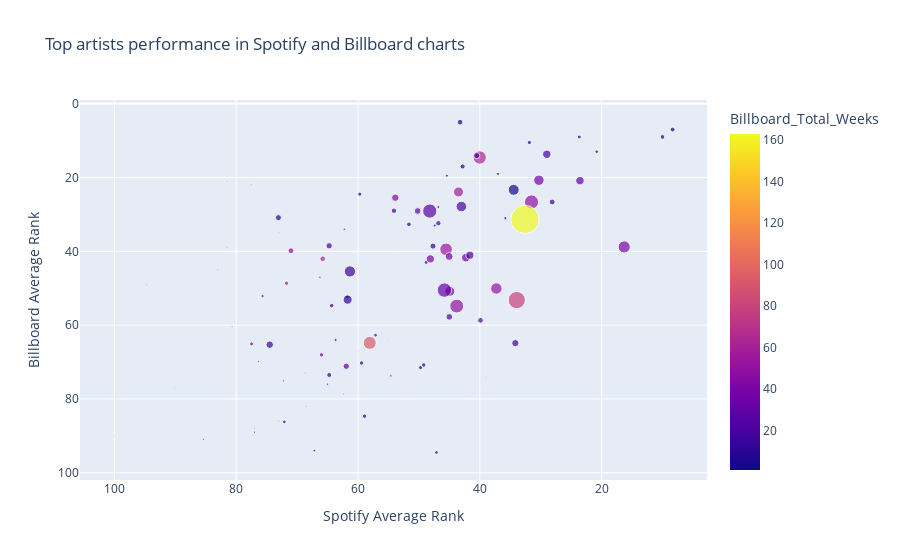

Notebook cell for this chart:
### Markdown cell above
<div class="alert-info">
    <h3><strong>B) Create an Interactive Scatter Plot Using Plotly: Top artists' performance in Spotify and Billboard charts</strong></h3>
</div>

### Code cell
import plotly.express as px

# Ensure you have Plotly Express installed: pip install plotly
# Create the scatter plot
fig = px.scatter(
    combined_df.reset_index(),  # Reset the index to turn the 'artist' index into a column
    x='Spotify_Avg_Rank', 
    y='Billboard_Avg_Rank', 
    size='Spotify_Total_Streams',  # Size of the bubbles
    color='Billboard_Total_Weeks',  # Color of bubbles can represent another dimension, like total weeks
    hover_name='artist',  # Shows the artist name when hovering over the point
    title='Top artists performance in Spotify and Billboard charts'
)

# Update the layout of the plot for better readability
fig.update_layout(
    xaxis_title='Spotify Average Rank',
    yaxis_title='Billboard Average Rank',
    xaxis_autorange='reversed',  # Reverses the X-axis
    yaxis_autorange='reversed',  # Reverses the Y-axis
)

# Show the plot
fig.show()

### Figure 1 — Plotly figure (JSON) as saved in the notebook; plotly's stock layout.template omitted (floating-point values rounded to 4 significant figures)
{"data": [{"hovertemplate": "<b>%{hovertext}</b><br><br>Spotify_Avg_Rank=%{x}<br>Billboard_Avg_Rank=%{y}<br>Spotify_Total_Streams=%{marker.size}<br>Billboard_Total_Weeks=%{marker.color}<extra></extra>", "hovertext": ["AJR", "Adele", "Andy Williams", "Ariana Grande", "BTS", "Bad Bunny", "Bella Poarch", "Billie Eilish", "Bing Crosby", "Bobby Helms", "Brenda Lee", "Burl Ives", "CJ", "CKay", "Camila Cabello", "Cardi B", "Chris Stapleton", "Chuck Berry", "Cico P", "City Girls", "Clinton Kane", "Coldplay", "DMX", "DaBaby", "Dan + Shay", "Darlene Love", "Dean Martin", "Demi Lovato", "Doja Cat", "Don Toliver", "Donny Hathaway", "Drake", "Dua Lipa", "Duncan Laurence", "Eagles", "Ed Sheeran", "Elvis Presley", "Erica Banks", "Farruko", "Gabby Barrett", "Gene Autry", "Giveon", "Glass Animals", "Halsey", "Harry Styles", "Ivan Cornejo", "J. Cole", "Jack Harlow", "Justin Bieber", "Kali Uchis", "Kanye West", "Kelly Clarkson", "Kevin Gates", "Kid Cudi", "Lewis Capaldi", "Lil Baby", "Lil Durk", "Lil Nas X", "Lil Tecca", "Lorde", "Luke Combs", "Machine Gun Kelly", "Mariah Carey", "Masked Wolf", "Meek Mill", "Megan Thee Stallion", "Migos", "Miley Cyrus", "Moneybagg Yo", "Mooski", "Morgan Wallen", "NF", "NLE Choppa", "Nat King Cole", "Nessa Barrett", "Nicki Minaj", "Oliver Tree", "Olivia Rodrigo", "Paul McCartney", "Perry Como", "Playboi Carti", "Polo G", "Pop Smoke", "Post Malone", "Rauw Alejandro", "Ritt Momney", "Rod Wave", "Roddy Ricch", "SZA", "Sabrina Carpenter", "Shawn Mendes", "Sleepy Hallow", "Sueco", "Tai Verdes", "Tate McRae", "Taylor Swift", "The Beach Boys", "The Kid LAROI", "The Ronettes", "The Weeknd", "Tyler, The Creator", "Walker Hayes", "Wham!", "Young Thug", "YoungBoy Never Broke Again", "Zac Brown Band"], "legendgroup": "", "marker": {"color": [26, 3, 3, 57, 43, 21, 12, 55, 2, 2, 2, 2, 16, 6, 9, 20, 35, 2, 2, 9, 2, 2, 3, 28, 36, 1, 2, 2, 79, 1, 1, 52, 49, 24, 1, 36, 1, 13, 14, 24, 2, 37, 41, 1, 14, 4, 16, 12, 40, 25, 50, 2, 5, 1, 8, 24, 19, 49, 2, 1, 63, 1, 2, 28, 5, 36, 17, 3, 56, 20, 93, 2, 1, 3, 1, 2, 2, 163, 1, 1, 3, 27, 30, 10, 20, 16, 45, 20, 20, 3, 1, 15, 2, 17, 21, 32, 1, 42, 1, 64, 5, 19, 1, 1, 29, 6], "coloraxis": "coloraxis", "size": [39072308, 224204356, 49303947, 186481220, 103011852, 81915638, 34075426, 296941307, 5504776, 41008958, 44756015, 32281560, 66924600, 28726851, 9177048, 131768968, 1963963, 17353757, 14424603, 2541422, 9013514, 2845188, 11687168, 75180460, 6341528, 18786890, 31202845, 2002430, 554120031, 4961497, 5304119, 241972842, 65493117, 28437521, 5176051, 202708267, 16754194, 6555170, 71680296, 3869426, 5298973, 135772591, 275757590, 3116230, 105386203, 12369768, 234728368, 37833996, 187210452, 121876951, 359233898, 19222949, 25196030, 7034562, 69186063, 55444671, 2533505, 372582540, 46332349, 17640238, 60253125, 2795875, 60232812, 133828571, 2212606, 114344896, 26255667, 2113064, 35043689, 5826052, 314664179, 7095844, 1939465, 40983965, 4291107, 2559947, 25366349, 1482719922, 16647608, 5411610, 35629048, 377165873, 85296641, 153510863, 60132907, 19897982, 37164816, 75827334, 207986754, 7696316, 6763801, 99120217, 10248777, 38770364, 55579501, 386295596, 11915149, 128552160, 23925573, 329708296, 36989571, 71770524, 29267015, 2353323, 2517194, 2373319], "sizemode": "area", "sizeref": 3707000.0, "symbol": "circle"}, "mode": "markers", "name": "", "orientation": "v", "showlegend": false, "type": "scatter", "x": [61.75, 34.43, 42.82, 43.49, 53.88, 45, 49.73, 45.54, 73, 10, 8.333, 31.86, 28.12, 48.8, 72.25, 29, 93, 45.4, 67.17, 65, 77, 39, 62.25, 61.93, 80.67, 37, 59.7, 90, 33.92, 68.5, 81.5, 37.28, 71, 77.46, 83, 30.29, 47.4, 76.33, 47.68, 93, 81.5, 42.29, 16.29, 55, 74.49, 54.6, 61.32, 59.4, 44.93, 41.62, 43.79, 35.8, 72.09, 73, 73.06, 46.8, 53, 31.51, 64.72, 63.67, 65.79, 42, 43.23, 23.55, 60, 45.03, 57.11, 87, 71.73, 94.67, 58.07, 68.67, 100, 51.64, 77, 60, 47.11, 32.58, 46.8, 77.5, 58.92, 48.22, 50.2, 61.7, 39.88, 75.67, 66, 64.73, 43.02, 62.33, 85.33, 34.16, 65, 64.31, 54.1, 45.81, 66.25, 48.12, 20.8, 40.01, 49.2, 40.5, 23.67, 68, 55, 71], "xaxis": "x", "y": [52.23, 23.33, 17, 23.91, 25.47, 57.76, 71.5, 39.45, 35, 9, 7, 10.5, 26.62, 43, 75.11, 13.7, 56.6, 19.5, 94, 85.67, 89, 74, 34, 71.14, 60.39, 19, 24.5, 77, 53.2, 82, 39, 50.06, 39.84, 65.08, 45, 20.72, 33, 69.85, 38.57, 48, 21, 41.7, 38.8, 64, 65.29, 73.75, 45.44, 70.25, 50.83, 41.04, 54.84, 31, 86.2, 86, 30.88, 32.38, 79.47, 26.61, 73.5, 64, 42.02, 79, 5, 20.86, 67.4, 41.39, 62.71, 83.33, 48.64, 49.1, 64.8, 73, 90, 32.67, 88, 67, 94.5, 31.33, 28, 22, 84.67, 29.07, 29.07, 53.1, 58.7, 52.12, 68.04, 38.5, 27.85, 78.67, 91, 64.87, 76, 54.71, 29, 50.5, 47, 42.05, 13, 14.56, 70.8, 14.05, 9, 96, 74.21, 73.67], "yaxis": "y"}], "layout": {"autosize": true, "coloraxis": {"colorbar": {"title": {"text": "Billboard_Total_Weeks"}}, "colorscale": [[0, "#0d0887"], [0.1111, "#46039f"], [0.2222, "#7201a8"], [0.3333, "#9c179e"], [0.4444, "#bd3786"], [0.5556, "#d8576b"], [0.6667, "#ed7953"], [0.7778, "#fb9f3a"], [0.8889, "#fdca26"], [1, "#f0f921"]]}, "legend": {"itemsizing": "constant", "tracegroupgap": 0}, "title": {"text": "Top artists performance in Spotify and Billboard charts"}, "xaxis": {"anchor": "y", "autorange": true, "domain": [0, 1], "range": [105.5, 2.792], "title": {"text": "Spotify Average Rank"}, "type": "linear"}, "yaxis": {"anchor": "x", "autorange": true, "domain": [0, 1], "range": [103.0, -2.117], "title": {"text": "Billboard Average Rank"}, "type": "linear"}}}
